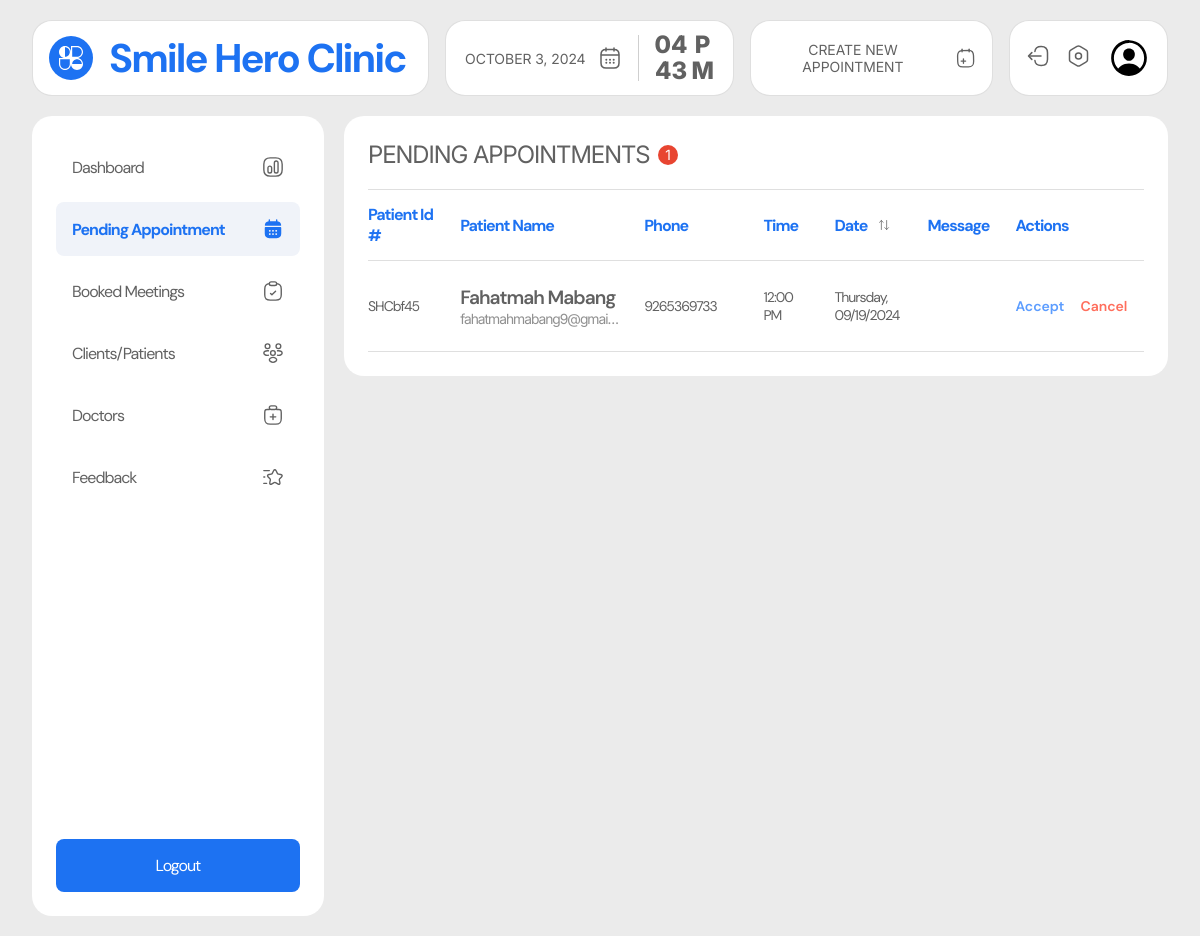
Before: /admin/appointments.php (signed in) with the older database file.
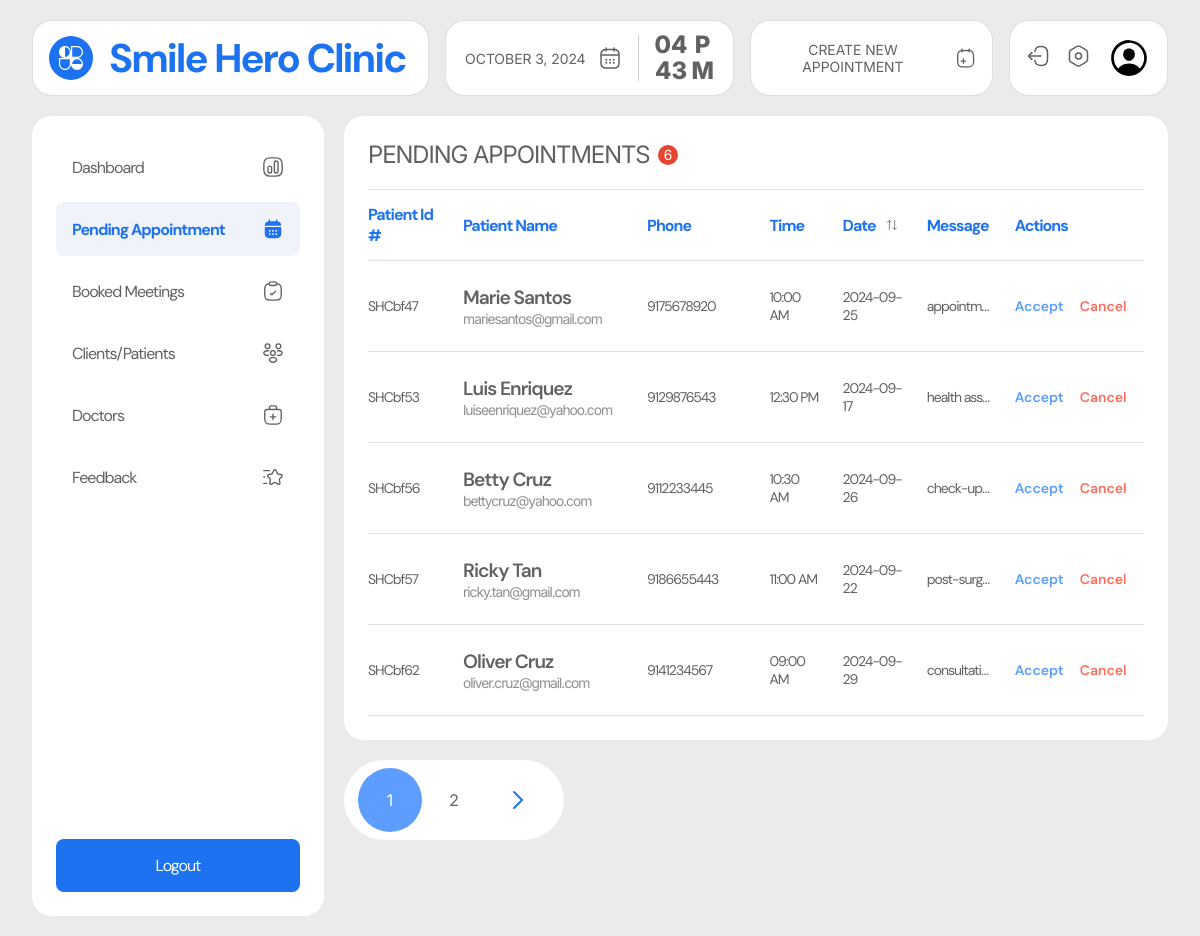
After: the same page with the newer database file.
### tables this page shows
CREATE TABLE `appointments` (
  `user_id` varchar(20) NOT NULL,
  `appointment_id` varchar(20) NOT NULL,
  `name` varchar(255) NOT NULL,
  `email` varchar(255) NOT NULL,
  `contact` varchar(30) NOT NULL,
  `message` varchar(255) NOT NULL,
  `date` varchar(30) NOT NULL,
  `time` varchar(30) NOT NULL,
  `location` varchar(100) NOT NULL,
  `status` varchar(100) NOT NULL,
  `created_at` datetime NOT NULL
);

### admin/appointments.php (the view, shortened to what this page needs)
<?php
require_once '../includes/dbh.inc.php';
require_once './includes/pagination.php';
$results_per_page = 5;
$query = "SELECT COUNT(*) AS total FROM appointments WHERE status = 'request'";
$result = $conn->query($query);
$row = $result->fetch_assoc();
$number_of_results = $row['total'];
$totalPages = ceil($number_of_results / $results_per_page);
$page = isset($_GET['page']) ? (int)$_GET['page'] : 1;
$page = max(1, $page);
$this_page_first_result = ($page - 1) * $results_per_page;
$query = "SELECT * FROM appointments WHERE status = 'request' LIMIT $this_page_first_result, $results_per_page";
$result = $conn->query($query);
$users = [];
if ($result->num_rows > 0) {
    while ($row = $result->fetch_assoc()) {
        $users[] = $row;
    }
}
$query = "SELECT * FROM appointments WHERE status = 'request'";
$result = $conn->query($query);
$totalAppointments = 0;
if ($result->num_rows > 0) {
    while ($row = $result->fetch_assoc()) {
        $totalAppointments++;
    }
}
?>
<!DOCTYPE html>
<html lang="en">
<head>
  <link rel="stylesheet" href="../src/dist/styles.css" />
</head>
<body class="admin__page">
  <main class="admin__main">
    <?php include("includes/nav.php"); ?>
    <section class="admin__content">
      <?php include("includes/side_nav.php"); ?>
      <div class="appointments__container appointments__page">
        <div class="appointments__table">
          <h1 class="table-heading">pending appointments <span class="table-item-count"><?php echo $totalAppointments ?></span></h1>
          <?php if (count($users) > 0) { ?>
          <table>
            <thead>
              <tr>
                <th>patient id #</th>
                <th>
                  patient name
                </th>
                <th>phone</th>
                <th>time</th>
                <th>
                  date
                  <div class="dropdown-container">
                    <button class="filter-btn">
                    </button>
                  </div>
                </th>
                <th>message</th>
                <th>actions</th>
              </tr>
            </thead>
            <tbody>
              <?php foreach ($users as $user){?>
              <tr class="appointment-row"
                data-date="<?php echo date('Y-m-d', strtotime($user['date'])); ?>">
                <td class="patient-cell id">
                  <?php echo $user['appointment_id']; ?>
                </td>
                <td class="patient-cell name">
                  <p class="patient-name" title="<?php echo $user['name']; ?>"><?php echo $user['name']; ?></p>
                  <p class="patient-email" title="<?php echo $user['email']; ?>"><?php echo $user['email']; ?></p>
                </td>
                <td class="patient-cell phone">
                  <?php echo $user['contact']; ?>
                </td>
                <td class="patient-cell time"><?php echo $user['time']; ?></td>
                <td class="patient-cell date" data-date="<?php echo $user['date'] ?>"><?php echo $user['date']; ?></td>
                <td class="patient-cell message">
                  <p class="message-text" title="<?php echo $user['message']; ?>">
                    <?php echo $user['message']; ?>
                  </p>
                </td>
                <td class="patient-cell actions">
                  <div class="button-container">
                    <form action="includes/send_email.php" method="post">
                      <input type="submit" value="Accept" name="accept" class="button accept">
                    </form>
                    <form action="includes/send_email.php" method="post">
                      <input type="submit" value="Cancel" name="cancel" class="button cancel">
                  </div>
                </td>
              </tr>
              <?php } ?>
            </tbody>
          </table>
          <?php } else { ?>
            <p>No appointment requests</p>
          <?php } ?>
        </div>
        <?php renderPagination($page, $totalPages) ?>
      </div>
    </section>
  </main>
</body>
</html>

### admin/includes/nav.php (shortened to what this page needs)
<nav class="navbar" style="z-index: 1">
  <div class="navbar__brand">
    <h1 class="navbar__title">Smile Hero Clinic</h1>
  </div>
  <div class="navbar__datetime">
    <div class="navbar__date">
      <p class="currentDate">September 16, 2024</p>
    </div>
    <div class="navbar__time">
      <div id="timeEl" class="navbar__time-numbers">
        <p>02</p>
        <p>59</p>
      </div>
      <div class="navbar__ampm">
        <p class="navbar__ampm--first">p</p>
        <p class="navbar__ampm--second">m</p>
      </div>
    </div>
  </div>
  <button class="btn btn--primary">
    Create New Appointment
  </button>
  <div class="navbar__actions">
    <button class="btn btn--icon">
      <a href="#">
      </a>
    </button>
    <button class="btn btn--icon">
      <a href="#">
      </a>
    </button>
    <div class="profile">
    </div>
  </div>
</nav>

### admin/includes/side_nav.php
<?php $current_page = basename($_SERVER['PHP_SELF']); ?>
<aside class="admin-sidenav">
  <ul>
    <li <?php echo ($current_page == 'dashboard.php') ? 'class="active__link"' : ''; ?>>
      <a href="../admin/dashboard.php">
        <img
          src="../assets/admin_assets/icons/dashboard/<?php echo ($current_page == 'dashboard.php') ? 'active/dashboard.svg' : 'default/dashboard.svg'; ?>"
          alt="" style="width: 1.375rem; height: 1.375rem" />Dashboard</a>
    </li>
    <li <?php echo ($current_page == 'appointments.php') ? 'class="active__link"' : ''; ?>>
      <a href="../admin/appointments.php">
        <img
          src="../assets/admin_assets/icons/dashboard/<?php echo ($current_page == 'appointments.php') ? 'active/pending-appointment.svg' : 'default/pending-appointment.svg'; ?>"
          alt="" style="width: 1.375rem; height: 1.375rem" />Pending Appointment</a>
    </li>
    <li <?php echo ($current_page == 'booked.php') ? 'class="active__link"' : ''; ?>>
      <a href="../admin/booked.php">
        <img
          src="../assets/admin_assets/icons/dashboard/<?php echo ($current_page == 'booked.php') ? 'active/booked-appointments.svg' : 'default/booked-appointments.svg'; ?>"
          alt="" style="width: 1.375rem; height: 1.375rem" />Booked Meetings</a>
    </li>
    <li <?php echo ($current_page == 'patients.php') ? 'class="active__link"' : ''; ?>>
      <a href="../admin/patients.php">
        <img
          src="../assets/admin_assets/icons/dashboard/<?php echo ($current_page == 'patients.php') ? 'active/patients.svg' : 'default/patients.svg'; ?>"
          alt="" style="width: 1.375rem; height: 1.375rem" />Clients/Patients</a>
    </li>
    <li <?php echo ($current_page == 'doctors.php') ? 'class="active__link"' : ''; ?>>
      <a href="../admin/doctors.php">
        <img
          src="../assets/admin_assets/icons/dashboard/<?php echo ($current_page == 'doctors.php') ? 'active/doctors.svg' : 'default/doctors.svg'; ?>"
          alt="" style="width: 1.375rem; height: 1.375rem" />Doctors</a>
    </li>
    <li <?php echo ($current_page == 'feedback.php') ? 'class="active__link"' : ''; ?>>
      <a href="../admin/feedback.php">
        <img
          src="../assets/admin_assets/icons/dashboard/<?php echo ($current_page == 'feedback.php') ? 'active/feedback.svg' : 'default/feedback.svg'; ?>"
          alt="" style="width: 1.375rem; height: 1.375rem" />Feedback</a>
    </li>
  </ul>
  <button id="logout_button">
    <a href="../includes/logout.php">Logout</a>
  </button>
</aside>

### admin/includes/pagination.php (shortened to what this page needs)
<?php
function renderPagination($currentPage, $totalPages) {
    if ($totalPages <= 1) return;
    echo '<div class="pagination">';
    for ($i = 1; $i <= $totalPages; $i++) {
        $activeClass = $i == $currentPage ? 'active-page' : '';
        echo '<a href="?page=' . $i . '" class="button ' . $activeClass . '">' . $i . '</a>';
    }
    if ($currentPage < $totalPages) {
        echo '<a href="?page=' . ($currentPage + 1) . '" class="button icon">
                <svg width="32" height="32" viewBox="0 0 32 32" fill="none" xmlns="http://www.w3.org/2000/svg">
                  <path d="M12.036 8.00655L20.0426 16.0131L12.036 24.0197" stroke="#1D72F2" stroke-width="2" stroke-linecap="round" stroke-linejoin="round"/>
                </svg>
              </a>';
    }
    echo '</div>';
}

Changed rows visible on the page:
removed appointments: appointment "SHCbf45", name "Fahatmah Mabang", email "fahatmahmabang9@gmai…", contact "9265369733", time "12:00 PM", date "Thursday, 09/19/2024"
added appointments: appointment "SHCbf47", name "Marie Santos", email "mariesantos@gmail.com", contact "9175678920", time "10:00 AM", date "2024-09-25", message "appointm…"
added appointments: appointment "SHCbf53", name "Luis Enriquez", email "luiseenriquez@yahoo.com", contact "9129876543", time "12:30 PM", date "2024-09-17", message "health ass…"
added appointments: appointment "SHCbf56", name "Betty Cruz", email "bettycruz@yahoo.com", contact "9112233445", time "10:30 AM", date "2024-09-26", message "check-up…"
added appointments: appointment "SHCbf57", name "Ricky Tan", email "ricky.tan@gmail.com", contact "9186655443", time "11:00 AM", date "2024-09-22", message "post-surg…"
added appointments: appointment "SHCbf62", name "Oliver Cruz", email "oliver.cruz@gmail.com", contact "9141234567", time "09:00 AM", date "2024-09-29", message "consultati…"
Other visible differences:
$totalAppointments: "1" → "6"
new list line: "1"
new list line: "2"
